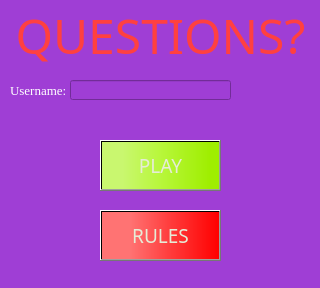
<?xml version="1.0" encoding="UTF-8"?>
<ui version="4.0">
 <class>HomeScreen</class>
 <widget class="QWidget" name="HomeScreen">
  <property name="geometry">
   <rect>
    <x>0</x>
    <y>0</y>
    <width>320</width>
    <height>288</height>
   </rect>
  </property>
  <property name="font">
   <font>
    <family>Algerian</family>
    <pointsize>12</pointsize>
    <weight>50</weight>
    <italic>false</italic>
    <bold>false</bold>
   </font>
  </property>
  <property name="windowTitle">
   <string>Form</string>
  </property>
  <property name="windowIcon">
   <iconset>
    <normaloff>files/logo.png</normaloff>files/logo.png</iconset>
  </property>
  <property name="styleSheet">
   <string notr="true">background-color: rgb(159, 62, 213);</string>
  </property>
  <widget class="QPushButton" name="playButton">
   <property name="geometry">
    <rect>
     <x>100</x>
     <y>140</y>
     <width>121</width>
     <height>51</height>
    </rect>
   </property>
   <property name="font">
    <font>
     <family>Algerian</family>
     <pointsize>14</pointsize>
    </font>
   </property>
   <property name="styleSheet">
    <string notr="true">background-color: rgb(40, 168, 88);
border-color: rgb(85, 255, 0);
color: rgb(230, 236, 215);
background-color: qlineargradient(spread:pad, x1:0, y1:0, x2:1, y2:0, stop:0.176136 rgba(201, 247, 111, 255), stop:0.477273 rgba(185, 247, 62, 255), stop:0.926136 rgba(159, 238, 0, 255));</string>
   </property>
   <property name="text">
    <string>PLAY</string>
   </property>
  </widget>
  <widget class="QPushButton" name="rulesButton">
   <property name="geometry">
    <rect>
     <x>100</x>
     <y>210</y>
     <width>121</width>
     <height>51</height>
    </rect>
   </property>
   <property name="font">
    <font>
     <family>Algerian</family>
     <pointsize>14</pointsize>
    </font>
   </property>
   <property name="styleSheet">
    <string notr="true">background-color: rgb(40, 168, 88);
color: rgb(230, 236, 215);
background-color: qlineargradient(spread:pad, x1:0, y1:0, x2:1, y2:0, stop:0.238636 rgba(255, 115, 115, 255), stop:0.556818 rgba(255, 64, 64, 255), stop:1 rgba(255, 0, 0, 255));</string>
   </property>
   <property name="text">
    <string>RULES</string>
   </property>
  </widget>
  <widget class="QLabel" name="logo">
   <property name="geometry">
    <rect>
     <x>0</x>
     <y>0</y>
     <width>321</width>
     <height>71</height>
    </rect>
   </property>
   <property name="font">
    <font>
     <family>Algerian</family>
     <pointsize>36</pointsize>
     <weight>50</weight>
     <bold>false</bold>
    </font>
   </property>
   <property name="styleSheet">
    <string notr="true">color: rgb(255, 64, 64);</string>
   </property>
   <property name="text">
    <string>QUESTIONS?</string>
   </property>
   <property name="alignment">
    <set>Qt::AlignCenter</set>
   </property>
  </widget>
  <widget class="QLabel" name="usernameLabel">
   <property name="geometry">
    <rect>
     <x>10</x>
     <y>80</y>
     <width>71</width>
     <height>21</height>
    </rect>
   </property>
   <property name="font">
    <font>
     <family>Times New Roman</family>
     <pointsize>10</pointsize>
    </font>
   </property>
   <property name="styleSheet">
    <string notr="true">color: rgb(255, 255, 255);</string>
   </property>
   <property name="text">
    <string>Username:</string>
   </property>
  </widget>
  <widget class="QLineEdit" name="usernameField">
   <property name="geometry">
    <rect>
     <x>70</x>
     <y>80</y>
     <width>161</width>
     <height>20</height>
    </rect>
   </property>
  </widget>
  <widget class="QLabel" name="userError">
   <property name="geometry">
    <rect>
     <x>80</x>
     <y>100</y>
     <width>221</width>
     <height>21</height>
    </rect>
   </property>
   <property name="font">
    <font>
     <pointsize>10</pointsize>
    </font>
   </property>
   <property name="styleSheet">
    <string notr="true">color: rgb(255, 0, 0);</string>
   </property>
   <property name="text">
    <string/>
   </property>
   <property name="wordWrap">
    <bool>true</bool>
   </property>
  </widget>
 </widget>
 <resources/>
 <connections/>
</ui>
